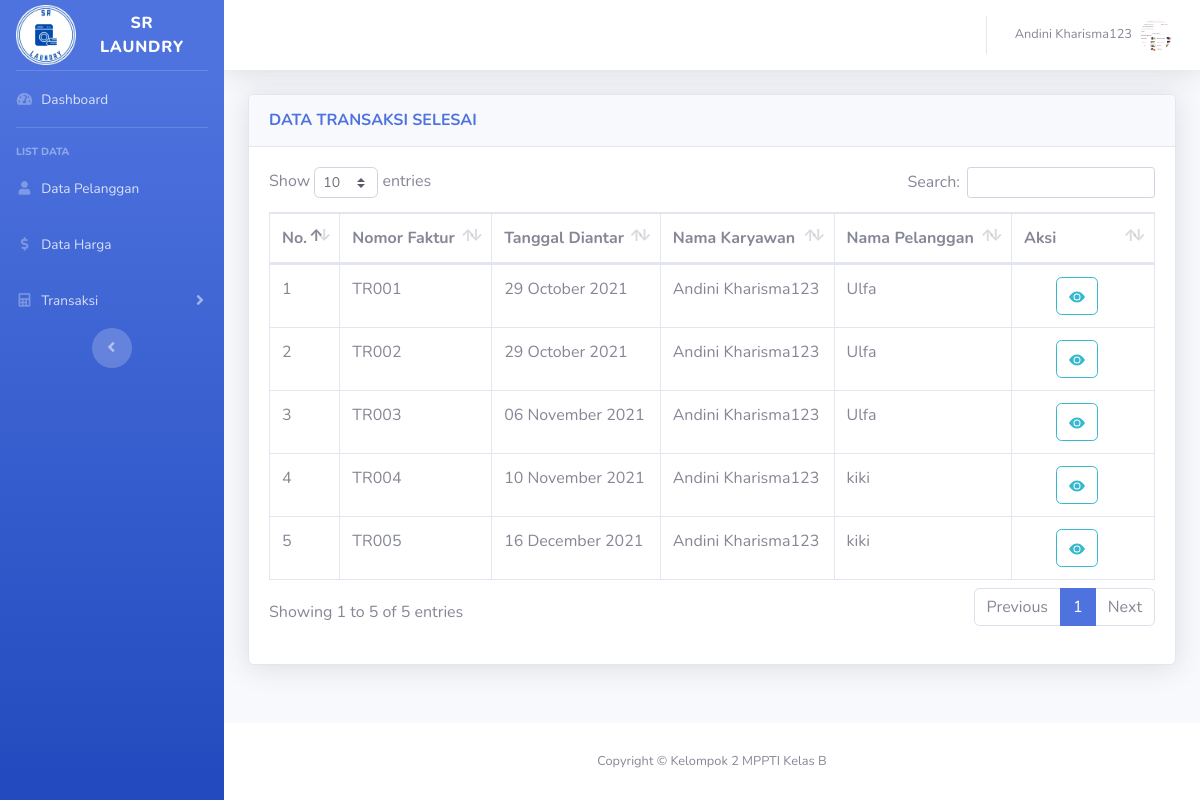
Page /transaksi_data_selesai.php (signed in) on the committed database.
### tables this page shows
CREATE TABLE `transaksi` (
  `id_transaksi` varchar(5) NOT NULL,
  `id_user` varchar(5) NOT NULL,
  `id_pelanggan` varchar(5) NOT NULL,
  `id_status_laundry` varchar(5) NOT NULL,
  `id_status_pembayaran` varchar(5) NOT NULL,
  `tanggal_selesai` date NOT NULL,
  `tanggal_diantar` date NOT NULL
);

CREATE TABLE `user` (
  `id_user` varchar(5) NOT NULL,
  `username` varchar(30) NOT NULL,
  `NIK` varchar(25) NOT NULL,
  `nama` varchar(50) NOT NULL,
  `jenis_user` varchar(20) NOT NULL,
  `no_hp` varchar(13) NOT NULL,
  `alamat` varchar(50) NOT NULL,
  `password` varchar(100) NOT NULL,
  `gambar` varchar(100) NOT NULL
);

CREATE TABLE `pelanggan` (
  `id_pelanggan` varchar(5) NOT NULL,
  `nama_pelanggan` varchar(50) NOT NULL,
  `no_hp` varchar(13) NOT NULL,
  `alamat` varchar(50) NOT NULL
);

### transaksi_data_selesai.php (the view, shortened to what this page needs)
<?php
    include "session.php";
    if(!$hasil = $conn->query("SELECT * FROM transaksi join pelanggan on transaksi.id_pelanggan=pelanggan.id_pelanggan
                                        join user on transaksi.id_user=user.id_user where transaksi.id_status_laundry='SL002'")){
        die("gagal meminta data");
    }
    $no = 1;
?>
<!DOCTYPE html>
<html lang="en">
<head>
    <link href="vendor/fontawesome-free/css/all.min.css" rel="stylesheet" type="text/css">
    <link href="css/sb-admin-2.min.css" rel="stylesheet">
    <link href="vendor/datatables/dataTables.bootstrap4.min.css" rel="stylesheet">
</head>
<body id="page-top">
    <div id="wrapper">
        <div id="content-wrapper" class="d-flex flex-column">
            <div id="content">
            <?php include"header.php";?>
                <div class="container-fluid">
                    <div class="card shadow mb-4">
                        <div class="card-header py-3">
                            <h6 class="m-0 font-weight-bold text-primary">DATA TRANSAKSI SELESAI</h6>
                        </div>
                        <div class="card-body">
                            <form class="row g-2 needs-validation" novalidate method="post">
                                <div class="col-md-12 form-group">
                                    <table class="table table-bordered" id="dataTable" width="100%" cellspacing="0">
                                        <thead>
                                            <tr>
                                            <th style="width:20px">No.</th>
                                                <th>Nomor Faktur</th>
                                                <th>Tanggal Diantar</th>
                                                <th>Nama Karyawan</th>
                                                <th>Nama Pelanggan</th>
                                                <th style="width:100px;">Aksi</th>
                                            </tr>
                                        </thead>
                                        <tbody>
                                            <?php
                                            while($row = $hasil->fetch_assoc()){
                                            ?>
                                            <tr>
                                                <td><?php echo $no++; ?></td>
                                                <td><?php echo $row['id_transaksi']; ?></td>
                                                <td><?php echo date('d F Y', strtotime($row['tanggal_diantar'])); ?></td>
                                                <td><?php echo $row['nama']; ?></td>
                                                <td><?php echo $row['nama_pelanggan']; ?></td>
                                                <td class="text-center">
                                                    <form method="POST" action="">
                                                        <a role="button" href="transaksi_data_selesai_detail.php?id_transaksi=<?php echo $row['id_transaksi'];?>" class="btn btn-outline-info">
                                                            <svg xmlns="http://www.w3.org/2000/svg" width="16" height="16" fill="currentColor" class="bi bi-eye-fill" viewBox="0 0 16 16">
                                                                <path d="M10.5 8a2.5 2.5 0 1 1-5 0 2.5 2.5 0 0 1 5 0z"/>
                                                                <path d="M0 8s3-5.5 8-5.5S16 8 16 8s-3 5.5-8 5.5S0 8 0 8zm8 3.5a3.5 3.5 0 1 0 0-7 3.5 3.5 0 0 0 0 7z"/>
                                                            </svg>
                                                        </a>&nbsp; &nbsp;
                                                    </form>
                                                </td>
                                            </tr>
                                            <?php } ?>
                                        </tbody>
                                    </table>
                                </div>
                            </form>
                        </div>
                    </div>
                </div>
            </div>
        </div>
    </div>
</body>
</html>

### rows in the picture
transaksi: id_transaksi "TR001", tanggal_diantar "29 October 2021", id_user.nama "Andini Kharisma123", id_pelanggan.nama_pelanggan "Ulfa"
transaksi: id_transaksi "TR002", tanggal_diantar "29 October 2021", id_user.nama "Andini Kharisma123", id_pelanggan.nama_pelanggan "Ulfa"
transaksi: id_transaksi "TR003", tanggal_diantar "06 November 2021", id_user.nama "Andini Kharisma123", id_pelanggan.nama_pelanggan "Ulfa"
transaksi: id_transaksi "TR004", tanggal_diantar "10 November 2021", id_user.nama "Andini Kharisma123", id_pelanggan.nama_pelanggan "kiki"
transaksi: id_transaksi "TR005", tanggal_diantar "16 December 2021", id_user.nama "Andini Kharisma123", id_pelanggan.nama_pelanggan "kiki"

### other values in the picture
$_SESSION["nama"] "Andini Kharisma123"
